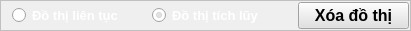
     <widget class="QFrame" name="frame_setChart">
      <property name="geometry">
       <rect>
        <x>510</x>
        <y>370</y>
        <width>411</width>
        <height>31</height>
       </rect>
      </property>
      <property name="styleSheet">
       <string notr="true">QFrame { 
border: 1px solid #C0C0C0;
}</string>
      </property>
      <property name="frameShape">
       <enum>QFrame::StyledPanel</enum>
      </property>
      <property name="frameShadow">
       <enum>QFrame::Raised</enum>
      </property>
      <widget class="QRadioButton" name="radioButton_Continuously">
       <property name="geometry">
        <rect>
         <x>12</x>
         <y>2</y>
         <width>141</width>
         <height>27</height>
        </rect>
       </property>
       <property name="font">
        <font>
         <pointsize>10</pointsize>
         <bold>true</bold>
        </font>
       </property>
       <property name="styleSheet">
        <string notr="true">color: rgb(255, 255, 255);</string>
       </property>
       <property name="text">
        <string>Đồ thị liên tục</string>
       </property>
       <property name="checked">
        <bool>false</bool>
       </property>
      </widget>
      <widget class="QRadioButton" name="radioButton_Accumulation">
       <property name="geometry">
        <rect>
         <x>152</x>
         <y>2</y>
         <width>131</width>
         <height>27</height>
        </rect>
       </property>
       <property name="font">
        <font>
         <pointsize>10</pointsize>
         <bold>true</bold>
        </font>
       </property>
       <property name="styleSheet">
        <string notr="true">color: rgb(255, 255, 255);</string>
       </property>
       <property name="text">
        <string>Đồ thị tích lũy</string>
       </property>
       <property name="checked">
        <bool>true</bool>
       </property>
      </widget>
      <widget class="QPushButton" name="pushButton_ClearChart">
       <property name="geometry">
        <rect>
         <x>298</x>
         <y>2</y>
         <width>111</width>
         <height>27</height>
        </rect>
       </property>
       <property name="font">
        <font>
         <pointsize>12</pointsize>
         <bold>true</bold>
        </font>
       </property>
       <property name="styleSheet">
        <string notr="true">background-color: rgb(225, 225, 225);</string>
       </property>
       <property name="text">
        <string>Xóa đồ thị</string>
       </property>
      </widget>
     </widget>
